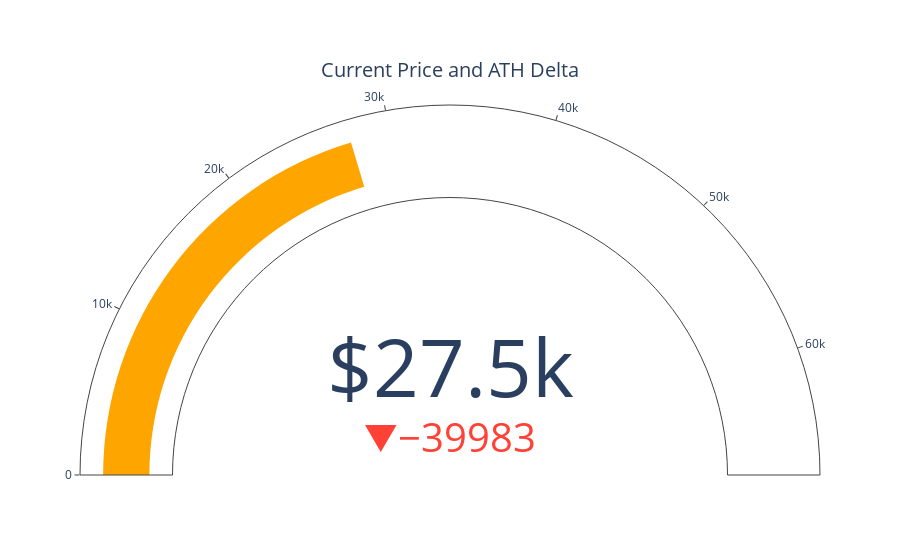

The notebook cell this image was saved under:
### Code cell
import plotly.graph_objects as go

fig = go.Figure(go.Indicator(
    domain = {'x': [0, 1], 'y': [0, 1]},
    value = df.price.iloc[-1],
    mode = "gauge+number+delta",
    title = {'text': "Current Price and ATH Delta"},
    number = {'prefix': "$"},
    delta = {'reference': df.price[df['price']==df.price.max()].tolist()[0], "valueformat": ".0f"},
    gauge = {'axis': {'range': [None, df.price[df['price']==df.price.max()].tolist()[0]]},
    'bar': {'color': "orange"}}))

fig.show()
fig.write_html("../static/priceath.html")

### Figure 1 — Plotly figure (JSON) as saved in the notebook; plotly's stock layout.template omitted (floating-point values rounded to 4 significant figures)
{"data": [{"delta": {"reference": 67530.0, "valueformat": ".0f"}, "domain": {"x": [0, 1], "y": [0, 1]}, "gauge": {"axis": {"range": [null, 67530.0]}, "bar": {"color": "orange"}}, "mode": "gauge+number+delta", "number": {"prefix": "$"}, "title": {"text": "Current Price and ATH Delta"}, "type": "indicator", "value": 27540.0}], "layout": {}}
